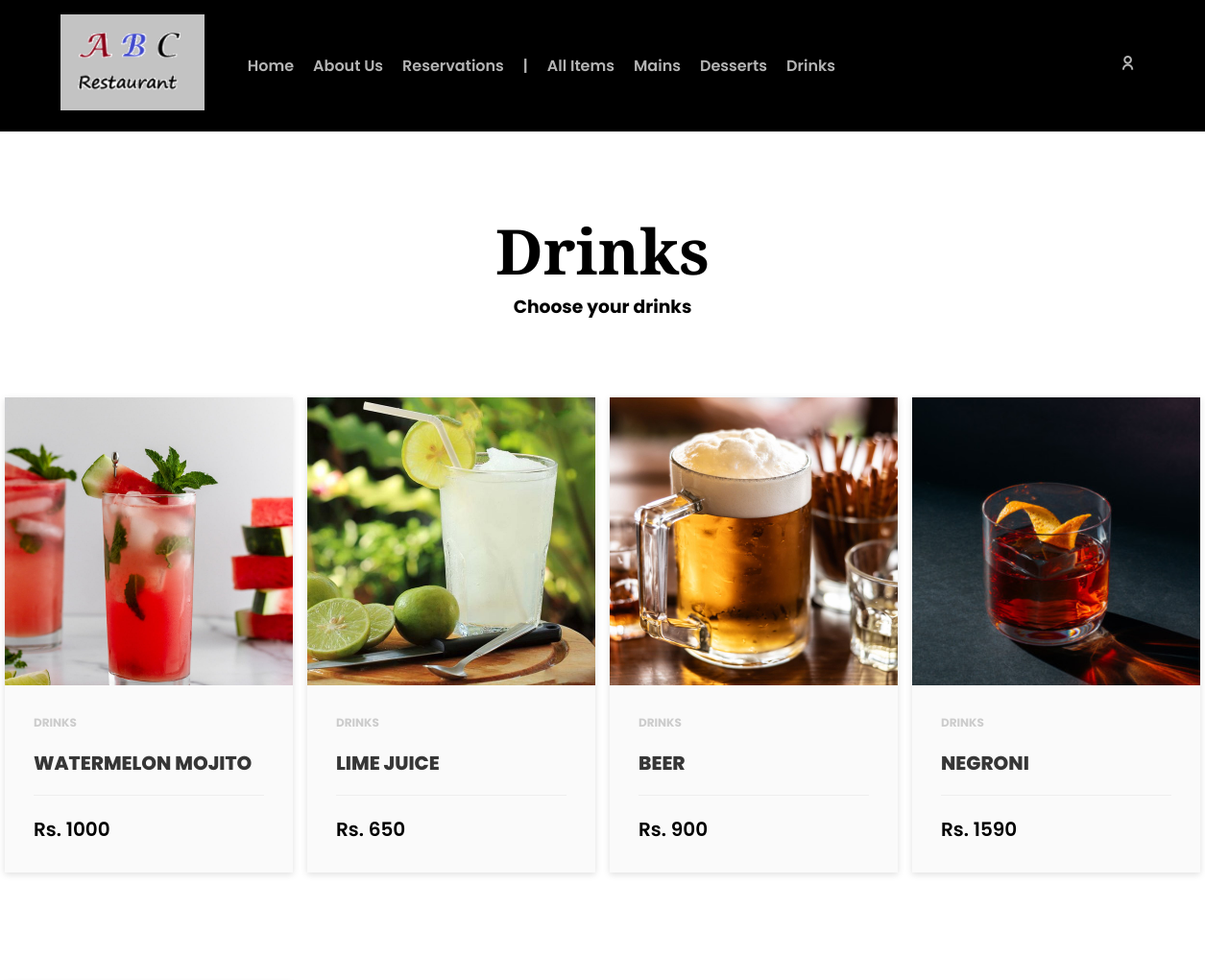
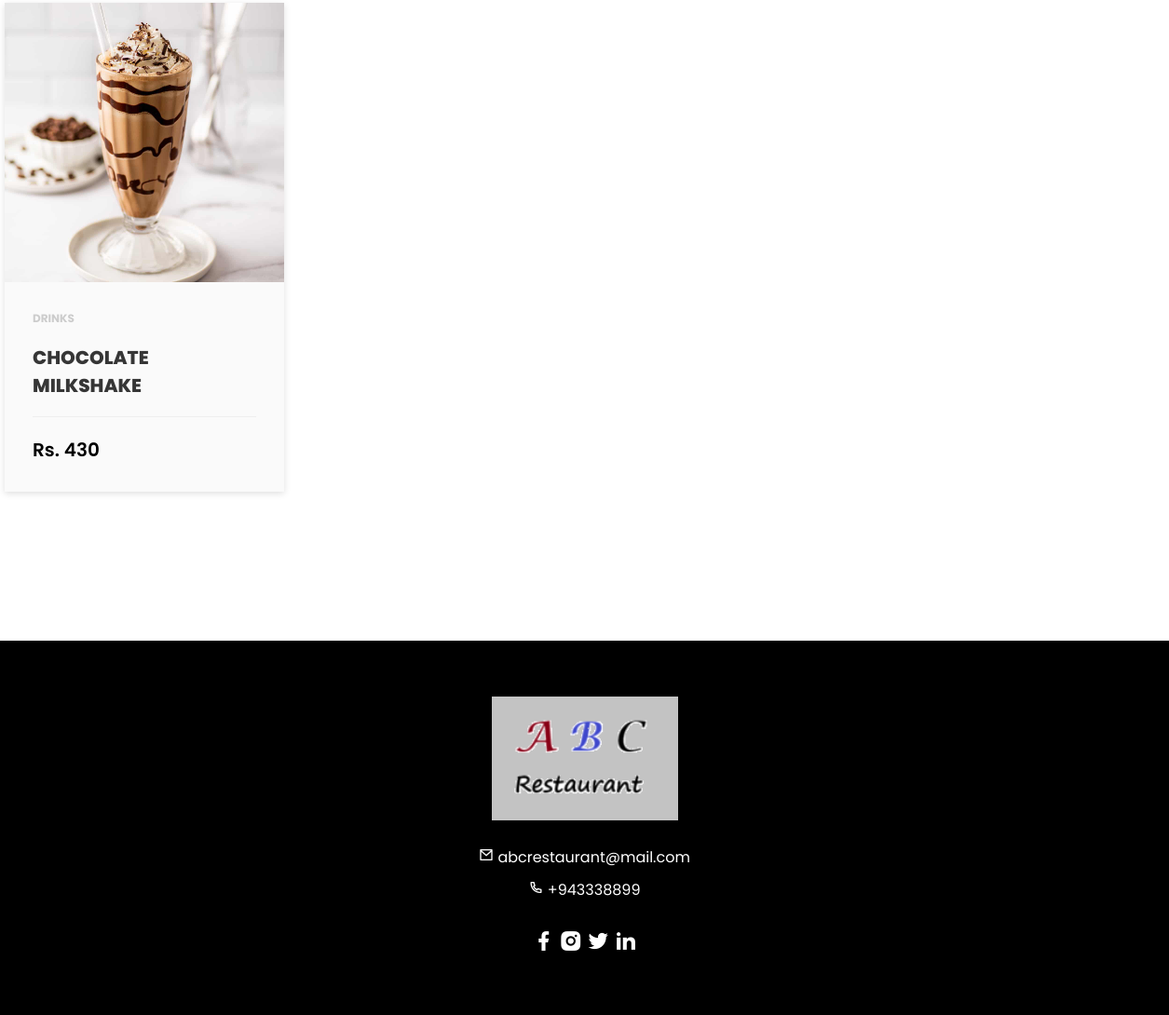
Screenshot of /Drinks.php with the database file from the repository (2 pictures, top to bottom).
### tables this page shows
CREATE TABLE IF NOT EXISTS `product` (
  `product_id` int NOT NULL AUTO_INCREMENT,
  `product_name` varchar(255) DEFAULT NULL,
  `product_price` varchar(50) DEFAULT NULL,
  `product_image` varchar(255) DEFAULT NULL,
  `product_code` varchar(10) DEFAULT NULL,
  `qty` int DEFAULT NULL,
  `brand` varchar(50) DEFAULT NULL,
  `category` varchar(50) DEFAULT NULL,
  `created_at` datetime DEFAULT NULL,
  `updated_at` datetime DEFAULT NULL,
  PRIMARY KEY (`product_id`)
);

### Drinks.php (the view, shortened to what this page needs)
<!DOCTYPE html>
<html lang="en">
<head>
    <?php
    include 'includes/connection.php';
    include 'includes/header.php';
    ?>
</head>
<body>
    <header>
        <?php
        include 'includes/menu.php';
        ?>
    </header>
    <section class="shop">
            <h1>Drinks</h1>
            <h3>Choose your drinks</h3>
            <div class="grid" style="display: inline-grid !important;">
                <?php
                $sql = "SELECT *
                FROM product
                WHERE category = 'Drinks'
                ORDER BY created_at DESC";
                $result = mysqli_query($conn, $sql);
                if ($result->num_rows > 0) {
                    while ($row = $result->fetch_assoc()) { ?>
                        <div class="product-card">
                            <div class="product-tumb">
                                <img src="assets/images/uploads/<?php echo $row['product_image']; ?>" alt="">
                            </div>
                            <div class="product-details">
                                <span class="product-catagory">
                                    <?php echo $row['category']; ?>
                                </span>
                                <h4>
                                    <?php echo $row['product_name']; ?>
                                </h4>
                                <div class="product-bottom-details">
                                    <div class="product-price">
                                       Rs. <?php echo $row['product_price']; ?>
                                    </div>
                                </div>
                            </div>
                        </div>
                    <?php }
                }
                ?>
            </div>
    </section>
    <footer><center>
                <div class="footer-col">
                <center><img src="assets/images/logoo.png" alt="logo" class="footer-logo-img"></center>
                    <div class="contact">
                        <a href="#"><i class="ri-mail-line"></i> abcrestaurant@mail.com</a>
                        <a href="#"><i class="ri-phone-line"></i> +943338899</a>
                    </div>
                    <div class="social-icon">
                        <a href="https://web.facebook.com/" title="facebook">
                            <i class="ri-facebook-fill"></i>
                        </a>
                        <a href="https://www.instagram.com/" title="instagram">
                            <i class="ri-instagram-fill"></i>
                        </a>
                        <a href="https://twitter.com/" title="twitter">
                            <i class="ri-twitter-fill"></i>
                        </a>
                        <a href="https://www.linkedin.com/" title="linkedin">
                            <i class="ri-linkedin-fill"></i>
                        </a>
                    </div>
                </div>
</center>
    </footer>
</body>
</html>

### assets/css/styles.css (style rules this page uses)
* { margin: 0; padding: 0; box-sizing: border-box; }
a { color: var(--text-color); text-decoration: none; }
:root { --primary-color: #000000; --text-color: #5c686c; --primary-font: 'Playfair Display', serif; --secondry-font: 'Poppins', sans-serif; }
body { color: var(--primary-color); font-family: var(--secondry-font); }
section { padding: 80px 0; text-align: center; }
.grid { display: inline-grid; grid-template-columns: repeat(4, 1fr); gap: 15px; margin: 30px auto; }
h1 { font-size: 65px; font-weight: 800; font-family: sans-serif(--primary-font); }
footer { background: var(--primary-color); text-align: left; padding: 60px 0; }
footer .footer-col { display: flex; flex-direction: column; }
footer .footer-logo-img { width: 200px; margin-bottom: 20px; }
footer a, span { color: #FFF; transition: all .3s ease-in-out; }
footer .contact { display: flex; flex-direction: column; }
footer .contact a { margin-bottom: 10px; }
footer .social-icon { margin-top: 20px; }
footer .social-icon i { font-size: 25px; }
.product-card { width: 300px; position: relative; box-shadow: 0 2px 7px #dfdfdf; margin: 50px auto; background: #fafafa; text-align: left; }
.product-tumb { display: flex; align-items: center; justify-content: center; height: 300px; }
.product-tumb img { width: 100%; height: 100%; object-fit: cover; }
.product-details { padding: 30px; }
.product-catagory { display: block; font-size: 12px; font-weight: 700; text-transform: uppercase; color: #ccc; margin-bottom: 18px; }
.product-details h4 { font-weight: 800; font-size: 20px; display: block; margin-bottom: 18px; text-transform: uppercase; color: #363636; text-decoration: none; transition: 0.3s; cursor: pointer; }
.product-bottom-details { overflow: hidden; border-top: 1px solid #eee; padding-top: 20px; display: flex; justify-content: space-between; align-items: center; }
.product-bottom-details div { width: 50%; }
.product-price { text-align: left; font-size: 20px; color: var(--primary-color); font-weight: 600; }
:root { --primary-color: #000000; --text-color: #000000; --primary-font: 'Playfair Display', serif; --secondry-font: 'Poppins', sans-serif; }
.grid { display: grid; grid-template-columns: repeat(4, 1fr); gap: 15px; margin: 30px auto; }
h1 { font-size: 65px; font-weight: 800; font-family: var(--primary-font); }

### rows the page displays
product: product_image (picture), category "DRINKS", product_name "WATERMELON MOJITO", product_price "1000"
product: product_image (picture), category "DRINKS", product_name "LIME JUICE", product_price "650"
product: product_image (picture), category "DRINKS", product_name "BEER", product_price "900"
product: product_image (picture), category "DRINKS", product_name "NEGRONI", product_price "1590"
product: product_image (picture), category "DRINKS", product_name "CHOCOLATE MILKSHAKE", product_price "430"
